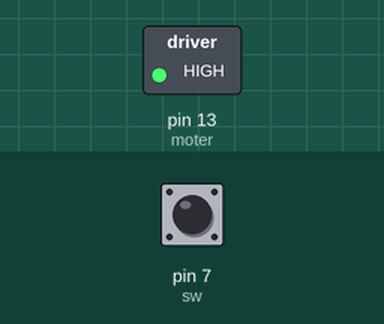
Bench run of a sketch on a simulated Arduino Uno, built with avr-gcc and run on an emulated ATmega328P. On the bench: switched loads named in the sketch (green lamp = pin HIGH). The inputs (shaded band) are chosen by the test bench; at power-on: pin 7 (sw) HIGH.

Above: at 1.2 s.
1.3 s: pin 7 (sw) pulled LOW for 0.15 s
At 1.37 s:
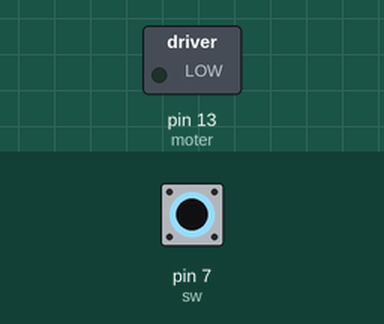
2.9 s: pin 7 (sw) pulled LOW for 3.2 s
At 6.7 s:
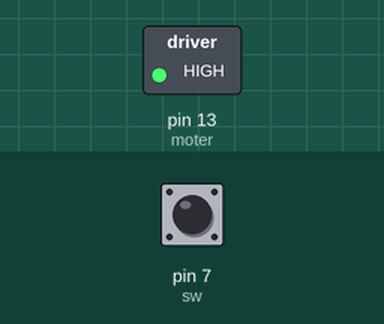
Timing chart, 0 to 8.2 s (numbered marks = the images above; inputs shaded):
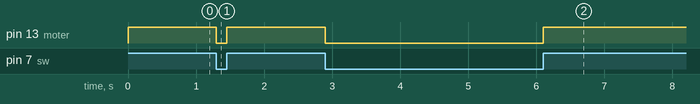

Measured:
- after the input at 1.3 s, pin 13 (moter): HIGH → LOW at once, → HIGH 0.15 s later
- after the input at 2.9 s, pin 13 (moter): HIGH → LOW at once, → HIGH 3.2 s later

The sketch:

dcmotorswitch.ino
```cpp
int moter = 13;
int sw = 7;

void setup() {
  pinMode(moter, OUTPUT);
  pinMode(sw, INPUT_PULLUP);
}

void loop() {
 if(digitalRead(sw) == LOW) {
  digitalWrite(moter, LOW);
 } else {
  digitalWrite(moter, HIGH);
 }
}
```
